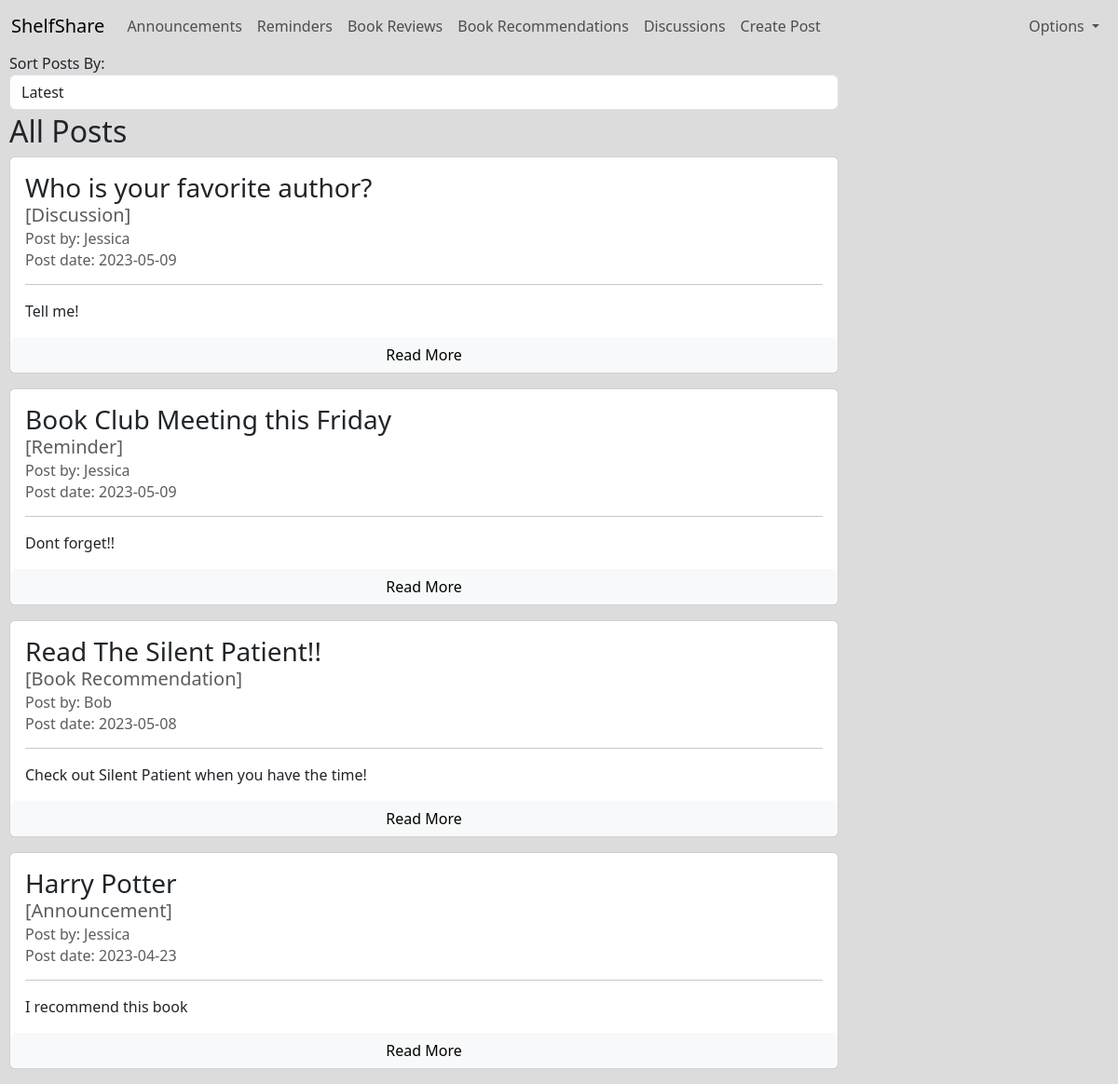
/ (signed in), run on the app's committed database.
### tables this page shows
CREATE TABLE posts(
        id INTEGER PRIMARY KEY,
        title VARCHAR(100),
        category TEXT,
        content TEXT,
        datetime TEXT,
        image_name TEXT,
        user_id INTEGER,
        FOREIGN KEY (user_id) REFERENCES users(id) on delete cascade
    );

CREATE TABLE users(
        id INTEGER PRIMARY KEY,
        name TEXT,
        username TEXT,
        country TEXT,
        email TEXT,
        password TEXT
    );

### app.py (the view)
@app.route('/')
@token_required
def index():
    db = database_worker("shelfshare.db")
    posts = db.search("SELECT posts.*, users.name FROM posts INNER JOIN users ON posts.user_id = users.id ORDER BY posts.datetime DESC")
    return render_template('index.html', posts=posts)

### app.py (called while the page is built)
def parse_date(value):
    return value.split(' ')[0]

def token_required(f):
    @wraps(f)
    def decorated(*args, **kwargs):
        if 'token' not in session:
            return redirect(url_for('login'))
        try:
            data = jwt.decode(session['token'], token_key, algorithms=['HS256'])
        except:
            return redirect(url_for('login'))
        return f(*args, **kwargs)
    return decorated

### my_lib.py (called while the page is built)
    def search(self, query):
        result = self.cursor.execute(query).fetchall()
        return result

### templates/index.html (shortened to what this page needs)
{% extends "base.html" %}
{% block content %}
<div class="col-md-9" style="padding-left: 10px">
<div class="form-group">
    <label for="sort">Sort Posts By:</label>
    <select class="form-control mb-1" id="sort">
        <option value="latest" selected>Latest</option>
    </select>
</div>
<h2>All Posts</h2>
{% for post in posts %}
    <div class="card mb-3">
        <div class="card-body">
            <h3 class="card-title mb-1">{{ post[1] }}</h3>
            <h5 class="card-subtitle mb-2 text-muted">[{{ post[2] }}]</h5>
            <h6 class="card-subtitle mb-2 text-muted">Post by: {{ post[-1] }}</h6>
            <h6 class="card-subtitle mb-2 text-muted">Post date: {{ post[4]|parse_date }}</h6>
            <hr>
            <p class="card-text">{{ post[3] }}</p>
        </div>
        <a href="{{ url_for('view_post', post_id=post[0]) }}" class="btn btn-primary btn-light">Read More</a>
    </div>
{% endfor %}
</div>
{% endblock %}

### templates/base.html (shortened to what this page needs)
<!DOCTYPE html>
<html lang="en">
<head>
    <link rel="stylesheet" href="/static/style.css">
    <link href="https://cdn.jsdelivr.net/npm/bootstrap@5.3.0-alpha3/dist/css/bootstrap.min.css" rel="stylesheet">
    <link href="https://cdn.jsdelivr.net/npm/bootstrap-icons@1.7.2/font/bootstrap-icons.css" rel="stylesheet">
    <link rel="stylesheet" href="https://cdn.jsdelivr.net/gh/lipis/flag-icons@6.6.6/css/flag-icons.min.css"/>
</head>
<body class="body_index">
    <div class="container-fluid">
        <nav class="navbar navbar-expand-lg navbar-light">
            <a class="navbar-brand" href="/">ShelfShare</a>
            <div class="collapse navbar-collapse" id="navbarNav">
                <ul class="navbar-nav">
                    <li class="nav-item">
                        <a class="nav-link" href="/announcements">Announcements</a>
                    </li>
                    <li class="nav-item">
                        <a class="nav-link" href="/reminders">Reminders</a>
                    </li>
                    <li class="nav-item">
                        <a class="nav-link" href="book_reviews">Book Reviews</a>
                    </li>
                    <li class="nav-item">
                        <a class="nav-link" href="/book_recommendations">Book Recommendations</a>
                    </li>
                    <li class="nav-item">
                        <a class="nav-link" href="/discussions">Discussions</a>
                    </li>
                    <li>
                        <a class="nav-link" href="/create_post">Create Post</a>
                    </li>
                </ul>
                <ul class="navbar-nav ms-auto mb-2 mb-lg-0">
                    <li class="nav-item dropdown">
                        <a class="nav-link dropdown-toggle" href="#" id="navbarDropdown" role="button" data-bs-toggle="dropdown" aria-expanded="false">
                          Options
                        </a>
                    </li>
                </ul>
            </div>
        </nav>
    </div>
{% block content %}
{% endblock %}
</body>
</html>

### static/style.css (style rules this page uses)
.body_index { background-color: #DCDCDD; }

### data on the page
posts: title "Who is your favorite author?", category "Discussion", name "Jessica", datetime "2023-05-09", content "Tell me!"
posts: title "Book Club Meeting this Friday", category "Reminder", name "Jessica", datetime "2023-05-09", content "Dont forget!!"
posts: title "Read The Silent Patient!!", category "Book Recommendation", name "Bob", datetime "2023-05-08", content "Check out Silent Patient when you have the time!"
posts: title "Harry Potter", category "Announcement", name "Jessica", datetime "2023-04-23", content "I recommend this book"
